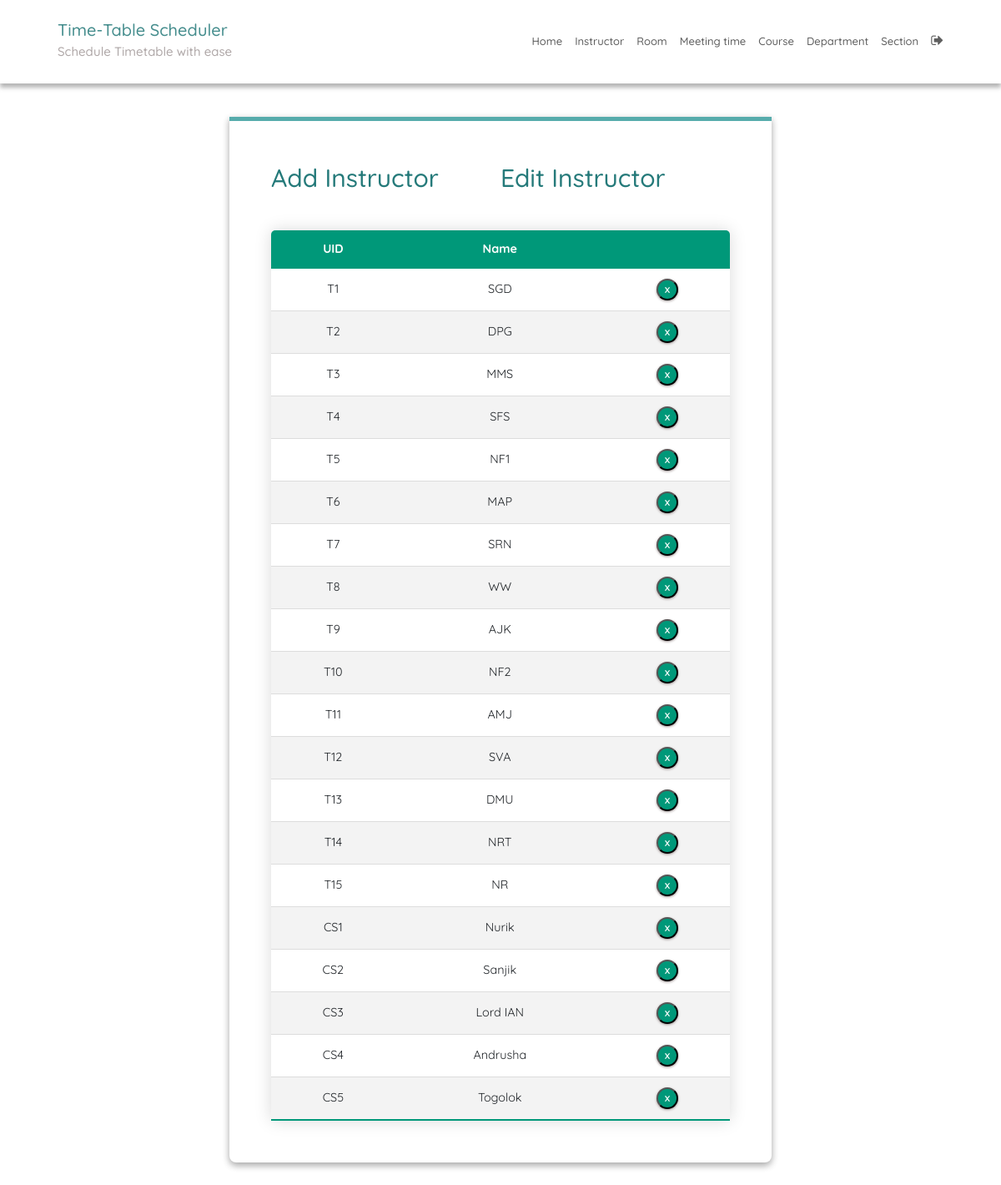
Page /instructorEdit/ (signed in) on the committed database.
### SchedulerApp/models.py (models this page shows, shortened)
class Instructor(models.Model):
    uid = models.CharField(max_length=6)
    name = models.CharField(max_length=25)

### SchedulerApp/views.py (the view)
# urls.py: path('instructorEdit/', instructorEdit, name='instructorEdit'),
@login_required
def instructorEdit(request):
    context = {'instructors': Instructor.objects.all()}
    return render(request, 'instructorEdit.html', context)

### SchedulerApp/templatetags/index.py (called while the page is built)
@register.tag
def active(parser, token):
    args = token.split_contents()
    template_tag = args[0]
    if len(args) < 2:
        raise (template.TemplateSyntaxError, f'{template_tag} tag requires at least one argument')
    return NavSelectedNode(args[1:])

    def render(self, context):
        path = context['request'].path
        for p in self.patterns:
            pValue = template.Variable(p).resolve(context)
            if path == pValue:
                return 'active'
        return ''

### templates/instructorEdit.html (shortened to what this page needs)
{% extends 'base.html' %}
{% block content %}
{% load static %}
<fieldset class="fieldset">
  <div class="tablink">
    <a href="{% url 'instructorAdd'%}">
      <h1 onclick="openPage('new')" id="defaultOpen">Add Instructor</h1>
    </a>
    <h1 onclick="openPage('edit')" id="link_to_edit">Edit Instructor</h1>
  </div>
  <div class="tabcontent" id="edit">
    <table class="editTable">
      <thead>
        <tr class="table-headers">
          <th>UID</th>
          <th>Name</th>
          <th class="empty"></th>
        </tr>
      </thead>
      <tbody>
        {% for inst in instructors %}
        <tr>
          <td>{{inst.uid}}</td>
          <td>{{inst.name}}</td>
          <td class="empty">
            <form action="{% url 'deleteinstructor' inst.id %}" method="post">
              <input type="submit" value="X" class="cross">
            </form>
          </td>
        </tr>
        {% endfor %}
      </tbody>
    </table>
  </div>
</fieldset>
{% endblock %}

### templates/base.html (shortened to what this page needs)
{% load static %}
{% load index %}
{% url 'home' as home%}
{% url 'instructorAdd' as instructorAdd %}
{% url 'roomAdd' as roomAdd %}
{% url 'meetingTimeAdd' as meetingTimeAdd %}
{% url 'courseAdd' as courseAdd %}
{% url 'departmentAdd' as departmentAdd %}
{% url 'sectionAdd' as sectionAdd %}
<!DOCTYPE html>
<html lang="en">
<head>
  <link rel="stylesheet" href="https://stackpath.bootstrapcdn.com/bootstrap/4.3.1/css/bootstrap.min.css"
>
  <link rel="stylesheet" href="https://cdnjs.cloudflare.com/ajax/libs/font-awesome/4.7.0/css/font-awesome.min.css">
  <link rel="stylesheet" type="text/css" href="{% static 'CSS/style.css' %}">
</head>
<body>
  <div class="main">
    <nav class="navbar">
      <div class="navbar-container">
        <div class="logo">
          <h2><a href="{{ home }}">Time-Table Scheduler</a></h2>
          <h4>Schedule Timetable with ease</h4>
        </div>
        <ul class="menu-items">
          <li class="{% active request home %}"><a href="{{ home }}">Home</a></li>
          <li class="{% active request instructorAdd %}"><a href="{{ instructorAdd }}">Instructor</a></li>
          <li class="{% active request roomAdd %}"><a href="{{ roomAdd }}">Room</a></li>
          <li class="{% active request meetingTimeAdd %}"><a href="{{ meetingTimeAdd }}">Meeting time</a></li>
          <li class="{% active request courseAdd %}"><a href="{{ courseAdd }}">Course</a></li>
          <li class="{% active request departmentAdd %}"><a href="{{ departmentAdd }}">Department</a></li>
          <li class="{% active request sectionAdd %}"><a href="{{ sectionAdd }}">Section</a></li>
          {% if user.is_authenticated %}
          <li><a href="{% url 'logout' %}"><i style="font-size:1.6rem" class="fa">&#xf08b;</i></a></li>
          {% endif %}
        </ul>
      </div>
    </nav>
    <div class="container-fluid">
      <div class="row">
        <div class="col-md-12 col-xxl-12 col-xl-12 col-sm-12 ml-auto col-lg-12 formpart">
          {% block content %}
          {% endblock %}
        </div>
      </div>
    </div>
  </div>
</body>
</html>

### static/CSS/style.css (style rules this page uses)
:root { --green1: #57ACAC; --green2: #38c0b3; --green3: #257a7a; --green4: #0FCD9D; --green5: #01d7a7; --green6: #00BE8E; --green7: #009879; --white: #fff; --grey: #aaa; --dark-grey: #444; --light-grey: #a29999; --lighter-grey: #dddddd; --lightest-grey: #f3f3f3; --box-shadow: #9e9292; }
html { font-size: 100%; box-sizing: border-box; scroll-behavior: smooth; }
html, body { margin: 0; padding: 0; width: 100vw; min-height: 100%; text-rendering: optimizeLegibility; font-family: "Quicksand", sans-serif; font-size: 62.5%; }
body { position: relative; }
a { text-decoration: none; }
.logo h2 { color: var(--green3); }
.logo h2 a { text-decoration: none; color: inherit; }
.logo h4 { color: var(--light-grey); }
.navbar { box-shadow: 0px 5px 5px 0px var(--grey); position: relative; width: 100%; background: var(--white); color: #000; opacity: 0.85; height: 10rem; z-index: 12; }
.navbar-container { max-width:1200px; width: 90%; margin: auto; display: flex; justify-content: space-between; height: auto; align-items: center; }
.menu-items { order: 2; display: flex; margin-bottom: 0px; }
.menu-items li { list-style: none; margin-left: 1.5rem; font-size: 1.2rem; position: relative; }
.menu-items a { text-decoration: none; color: var(--dark-grey); position: relative; font-size: 1.3rem; font-weight: 500; transition: color 0.3s ease-in-out; }
.logo { order: 1; font-size: 3rem; }
.container-fluid { position: relative; top: 4rem; padding-bottom: 4rem; }
.menu-items li::before { content: ''; position: absolute; left: 0; bottom: -3px; width: 100%; height: 3px; background: #ff3f3f; transform-origin: center; transform: scaleX(0); }
fieldset { padding: 50px; border-radius: 0 0 8px 8px; background: transparent; box-shadow: rgba(0, 0, 0, 0.145) 0px 4px 8px, rgba(0, 0, 0, 0.24) 0px 3px 8px; border-top: 5px solid var(--green1); }
.fieldset { min-width: 65rem; font-size: 1.6rem; }
.formpart { display: flex; justify-content: center; height: auto; width: 100%; }
.tablink { display: grid; grid-template-columns: 1fr 1fr; }
.tablink h1 { color: var(--green3); padding-bottom: 2rem; cursor: pointer; font-size: 3rem; }
.tabcontent { display: grid; gap: 3rem; }
.editTable, .timetable { border-collapse: collapse; margin-top: 2rem; font-size: 0.9em; min-width: 40rem; border-radius: 5px 5px 0 0; overflow: hidden; box-shadow: 0 0 20px rgba(0, 0, 0, 0.15); text-align: center; }
.editTable thead tr, .timetable thead tr { background-color: var(--green7); color: var(--white); font-weight: bold; }
.editTable th, .editTable td, .timetable th, .timetable td { padding: 1.2rem 1.5rem; }
.editTable tbody tr, .timetable tbody tr { border-bottom: 1px solid var(--lighter-grey); }
.editTable tbody tr:nth-of-type(even), .timetable tbody tr:nth-of-type(even) { background-color: var(--lightest-grey); }
.editTable tbody tr:last-of-type, .timetable tbody tr:last-of-type { border-bottom: 2px solid var(--green7); }
.empty form { display: flex; justify-content: center; }
.cross { border-radius: 50%; font-size: 1rem; font-weight: bold; box-shadow: 0px 1px 3px 0px var(--box-shadow); padding: 4px; color: var(--white); background-color: var(--green7); cursor: pointer; width: 2.6rem; height: 2.6rem; }

### rows in the picture
Instructor: uid "T1", name "SGD"
Instructor: uid "T2", name "DPG"
Instructor: uid "T3", name "MMS"
Instructor: uid "T4", name "SFS"
Instructor: uid "T5", name "NF1"
Instructor: uid "T6", name "MAP"
Instructor: uid "T7", name "SRN"
Instructor: uid "T8", name "WW"
Instructor: uid "T9", name "AJK"
Instructor: uid "T10", name "NF2"
Instructor: uid "T11", name "AMJ"
Instructor: uid "T12", name "SVA"
Instructor: uid "T13", name "DMU"
Instructor: uid "T14", name "NRT"
Instructor: uid "T15", name "NR"
Instructor: uid "CS1", name "Nurik"
Instructor: uid "CS2", name "Sanjik"
Instructor: uid "CS3", name "Lord IAN"
Instructor: uid "CS4", name "Andrusha"
Instructor: uid "CS5", name "Togolok"
